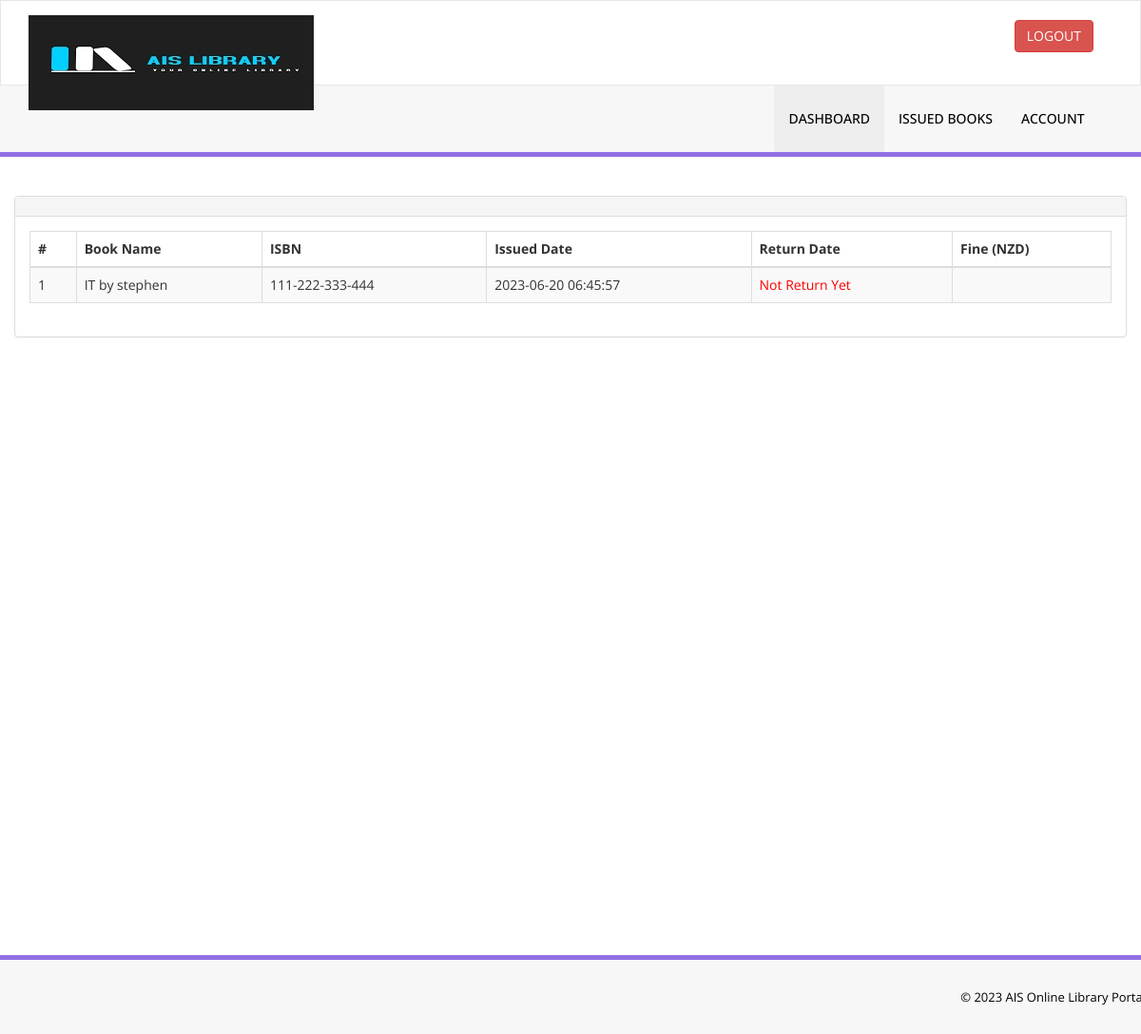
Page /issued-books.php (signed in) on the committed database.
### tables this page shows
CREATE TABLE IF NOT EXISTS `tblissuedbookdetails` (
  `id` int NOT NULL AUTO_INCREMENT,
  `BookId` int DEFAULT NULL,
  `StudentID` varchar(150) DEFAULT NULL,
  `IssuesDate` timestamp NULL DEFAULT CURRENT_TIMESTAMP,
  `ReturnDate` timestamp NULL DEFAULT NULL ON UPDATE CURRENT_TIMESTAMP,
  `RetrunStatus` int DEFAULT NULL,
  `fine` int DEFAULT NULL,
  PRIMARY KEY (`id`)
);

CREATE TABLE IF NOT EXISTS `tblbooks` (
  `id` int NOT NULL AUTO_INCREMENT,
  `BookName` varchar(255) DEFAULT NULL,
  `CatId` int DEFAULT NULL,
  `AuthorId` int DEFAULT NULL,
  `ISBNNumber` varchar(25) DEFAULT NULL,
  `BookPrice` decimal(10,2) DEFAULT NULL,
  `bookImage` varchar(250) NOT NULL,
  `isIssued` int DEFAULT NULL,
  `RegDate` timestamp NULL DEFAULT CURRENT_TIMESTAMP,
  `UpdationDate` timestamp NULL DEFAULT NULL ON UPDATE CURRENT_TIMESTAMP,
  PRIMARY KEY (`id`)
);

### issued-books.php (the view, shortened to what this page needs)
<?php
include('includes/config.php');
if(strlen($_SESSION['login'])==0)
    {
header('location:index.php');
}
else{
    ?>
<!DOCTYPE html>
<html xmlns="http://www.w3.org/1999/xhtml">
<head>
    <link href="assets/css/bootstrap.css" rel="stylesheet" />
    <link href="assets/css/font-awesome.css" rel="stylesheet" />
    <link href="assets/js/dataTables/dataTables.bootstrap.css" rel="stylesheet" />
    <link href="assets/css/style.css" rel="stylesheet" />
</head>
<body>
<?php include('includes/header.php');?>
    <div class="content-wrapper">
         <div class="container">
        <div class="row pad-botm">
            <div class="col-md-12">
    </div>
            <div class="row">
                <div class="col-md-12">
                    <div class="panel panel-default">
                        <div class="panel-heading">
                        </div>
                        <div class="panel-body">
                            <div class="table-responsive">
                                <table class="table table-striped table-bordered table-hover" id="dataTables-example">
                                    <thead>
                                        <tr>
                                            <th>#</th>
                                            <th>Book Name</th>
                                            <th>ISBN </th>
                                            <th>Issued Date</th>
                                            <th>Return Date</th>
                                            <th>Fine (NZD)</th>
                                        </tr>
                                    </thead>
                                    <tbody>
<?php
$sid=$_SESSION['stdid'];
$sql="SELECT tblbooks.BookName,tblbooks.ISBNNumber,tblissuedbookdetails.IssuesDate,tblissuedbookdetails.ReturnDate,tblissuedbookdetails.id as rid,tblissuedbookdetails.fine from  tblissuedbookdetails join tblstudents on tblstudents.StudentId=tblissuedbookdetails.StudentId join tblbooks on tblbooks.id=tblissuedbookdetails.BookId where tblstudents.StudentId=:sid order by tblissuedbookdetails.id desc";
$query = $dbh -> prepare($sql);
$query-> bindParam(':sid', $sid, PDO::PARAM_STR);
$query->execute();
$results=$query->fetchAll(PDO::FETCH_OBJ);
$cnt=1;
if($query->rowCount() > 0)
{
foreach($results as $result)
{               ?>
                                        <tr class="odd gradeX">
                                            <td class="center"><?php echo htmlentities($cnt);?></td>
                                            <td class="center"><?php echo htmlentities($result->BookName);?></td>
                                            <td class="center"><?php echo htmlentities($result->ISBNNumber);?></td>
                                            <td class="center"><?php echo htmlentities($result->IssuesDate);?></td>
                                            <td class="center"><?php if($result->ReturnDate=="")
                                            {?>
                                            <span style="color:red">
                                             <?php   echo htmlentities("Not Return Yet"); ?>
                                                </span>
                                            <?php } else {
                                            echo htmlentities($result->ReturnDate);
                                        }
                                            ?></td>
                                              <td class="center"><?php echo htmlentities($result->fine);?></td>
                                        </tr>
 <?php $cnt=$cnt+1;}} ?>
                                    </tbody>
                                </table>
                            </div>
                        </div>
                    </div>
                </div>
            </div>
    </div>
    </div>
    </div>
  <?php include('includes/footer.php');?>
</body>
</html>
<?php } ?>

### assets/css/style.css (style rules this page uses)
.content-wrapper { margin-top: 40px; min-height:800px; padding-bottom:90px; }
.pad-botm { padding-bottom:30px; }

### rows in the picture
tblissuedbookdetails: BookId.BookName "IT by stephen", BookId.ISBNNumber "111-222-333-444", IssuesDate "2023-06-20 06:45:57"
